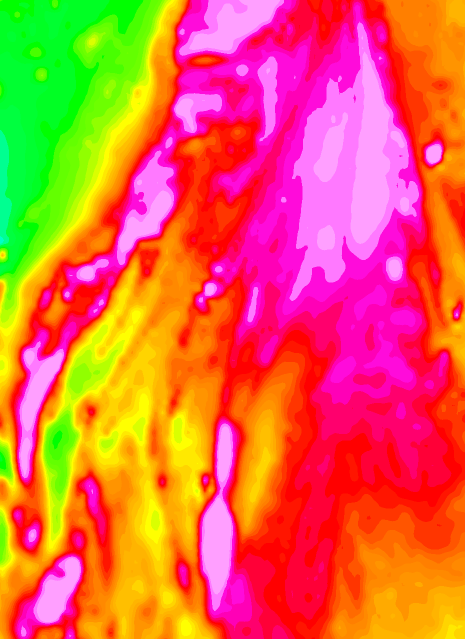
#> input picture RMI_RGB.png, 930 x 1278 px (shown at 1/2 size)
$ jupyter execute Edge_detection_Canny.ipynb   (shell and % lines are left out)
#> lines starting #> are read from the running program, lines starting #| are printed output that depends on the picture; after the words box and inside, x2 and y2 are one past the last pixel; in counts of white or black regions, pixels touching at a corner belong together
## Edge detection of potential-field sources
Edge detection can provide useful information for potential field data interpretation. A contact between a magnetic source and its host rock, and deep-seated faults are two geological phenomena that can be observed by edges in potential field data. So, finding the edges which might be related to possible conduit to hydrothermal fluids (i.e. geological contacts and fault) may lead to the discovery of a mineral deposit.

Image processing techniques are widely used for edge detection for images. Such techniques can be used on magnetic and gravity grids to detect boundaries of magnetic and gravity sources. There are a number of algorithms used in geophysical software packages to create a map showing detected edges. With the recent increase in desire to use open-source libraries for geophysical data processing and mineral potential mapping, it is preferred for many to execute the edge detection step as one of the pre-processing steps in mineral potential mapping in Python.

This script reads a magnetic/gravity grid as a raster file and implement Canny edge detection algorithm on the image. The result can be represented as a raster file for which pixels with True values represent detected edges.

## Import libraries
OpenCV is a library that is widely used in Computer Vision. It contains Canny function which is an operator to detect edges in an image. It is a multi-stage algorithm that uses gradient calculation to detect edges. More information can be found here:

https://opencv-python-tutroals.readthedocs.io/en/latest/py_tutorials/py_imgproc/py_canny/py_canny.html

Although, this step is not necessary (because a raster representing edges is what is needed to be used as input for a mineral potential mapping project), the 'Straight line Hough transform' algorithm is used to to create straight lines from detected edges.
https://scikit-image.org/docs/dev/auto_examples/edges/plot_line_hough_transform.html

[cell 1]
import numpy as np
import cv2 as cv
from skimage.transform import probabilistic_hough_line

import matplotlib.pyplot as plt
from matplotlib import cm

## Import the raster image

The input image for the Canny algorithm should be a single band, gray-scale image.

cv.cvtColor converts an RGB image to gray-scale.

[cell 2]
img=cv.imread('RMI_RGB.png')
#> img is the input picture: shape (1278, 930, 3); mean B, G, R 70.1, 103.4, 231.8
gray = cv.cvtColor(img, cv.COLOR_BGR2GRAY)
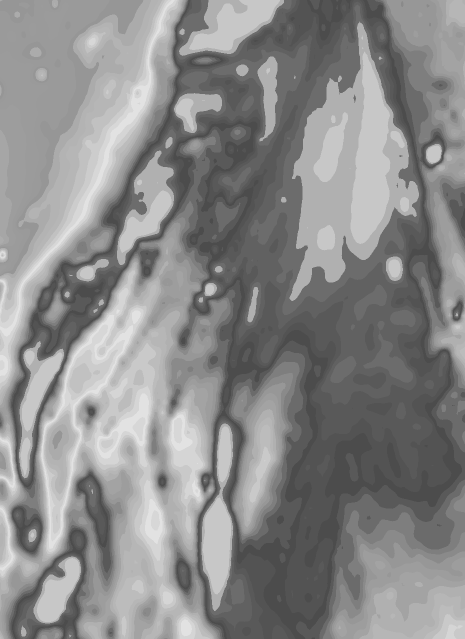
#> gray: shape (1278, 930) (shown at 1/2 size); min 76, max 226, mean 138.1

[cell 3]
#size of the images
print('Original image: {}'.format(img.shape))
#| Original image: (1278, 930, 3)
print('Grayscale image: {}'.format(gray.shape))
#| Grayscale image: (1278, 930)

## Plot the image

[cell 4]
fig, axes = plt.subplots(1,2, figsize=(12,6))
ax = axes.ravel()
ax[0].imshow(img)
ax[0].set_title('RGB image')
axes[0].axis(False)
ax[1].imshow(gray, cmap=cm.gray)
ax[1].set_title('Grayscale image')
axes[1].axis(False)
plt.show()
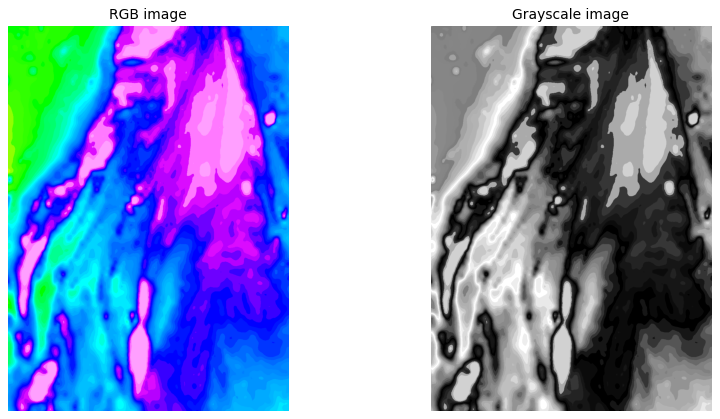
#> figure drawn by matplotlib, 2 panels; B, G, R data is drawn as R, G, B

## Edge detection
Three parameters can be tuned to get a desired result from Canny edge detector algorithm: two parameters for minimum and maximum threshold values, and the aperture size (the size of Sobel kernel used for finding image gradients). The kernel can only take 3, 5 or 7.
The algorithm differentia between strong edges, weak edges and irrelevant edges through ‘Hysteresis Thresholding’ (using minVal and maxVal values). Any edges with intensity gradient more than maxVal are sure to be edges and those below minVal are sure to be non-edges, so discarded. Those who lie between these two thresholds are classified edges or non-edges based on their connectivity. If they are connected to “sure-edge” pixels, they are considered to be part of edges. Otherwise, they are also discarded.
To facilitate getting the input information during parameter tuning, OpenCV provides a function to add a trackbar to an image window. More details about creating trackbars can be found here:

 https://simplycodebased.org/opencv-jetpack/build-a-canny-edge-detector-slider-for-opencv/
 https://docs.opencv.org/3.4/da/d6a/tutorial_trackbar.html

Three parameters for 'probabilistic_hough_line' can also be tuned using trackbars: the minimum line length, the line gap and the general threshold.
By changing the parameters, the results will be shown on two image windows.

[cell 5]
# empty callback function for creating trackar
def callback(foo):
    pass

# create windows and trackbars
cv.namedWindow('edges',cv.WINDOW_NORMAL)
cv.resizeWindow('edges', 600,600)

cv.namedWindow('image',cv.WINDOW_NORMAL)
cv.resizeWindow('image', 600,600)

# trackbars for Canny
cv.createTrackbar('Canny_thr1', 'edges', 50, 300, callback)
cv.createTrackbar('Canny_thr2', 'edges', 112, 300, callback)
cv.createTrackbar('Canny_aperture', 'edges', 0, 2, callback)

# trackbars for probabilistic_hough_line
cv.createTrackbar('HL_thr', 'edges', 12, 300, callback)
cv.createTrackbar('HL_length', 'edges', 1, 300, callback)
cv.createTrackbar('HL_gap', 'edges', 5, 300, callback)

while(True):
    img=cv.imread('RMI_RGB.png')
    gray = cv.cvtColor(img, cv.COLOR_BGR2GRAY)

    # get parameters value from trackbar
    th1 = cv.getTrackbarPos('Canny_thr1', 'edges')
    th2 = cv.getTrackbarPos('Canny_thr2', 'edges')
    apSize = cv.getTrackbarPos('Canny_aperture', 'edges')*2+3


    l_th = cv.getTrackbarPos('HL_thr', 'edges')
    l_length = cv.getTrackbarPos('HL_length', 'edges')
    l_gap = cv.getTrackbarPos('HL_gap', 'edges')
    #------------

    # create edges and lines
    edge = cv.Canny(gray, th1, th2,apertureSize=apSize)
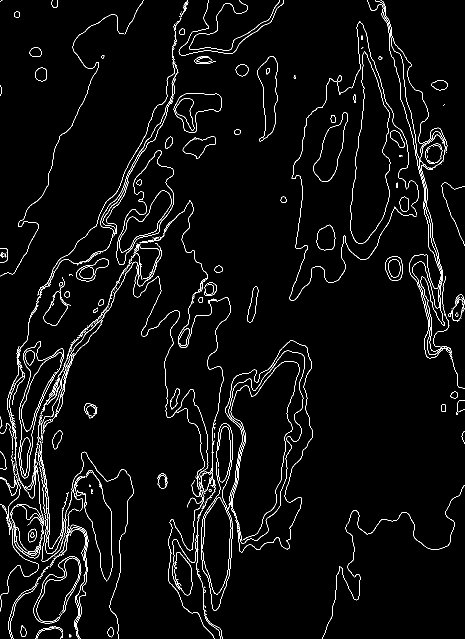
#> edge: shape (1278, 930) (shown at 1/2 size); 3.2% white in thin lines or dots
    lines = probabilistic_hough_line(edge, threshold=l_th, line_length=l_length, line_gap=l_gap, seed=1)
#> lines = 7900 items

    # shows edges and trackbars in a window
    cv.imshow('edges', edge)

    # plot lines (the format is different from plt.plot (x1,x2)(y1,y2))
    for line in lines:
        p0, p1 = line
        cv.line(gray,(p0[0], p0[1]), (p1[0], p1[1]),(0,0,255),1)
#> this loop made 7900 passes
#> (p0, p1) on passes 1 to 3: ((462, 862), (462, 860)), ((181, 660), (183, 657)), ((279, 292), (281, 287))
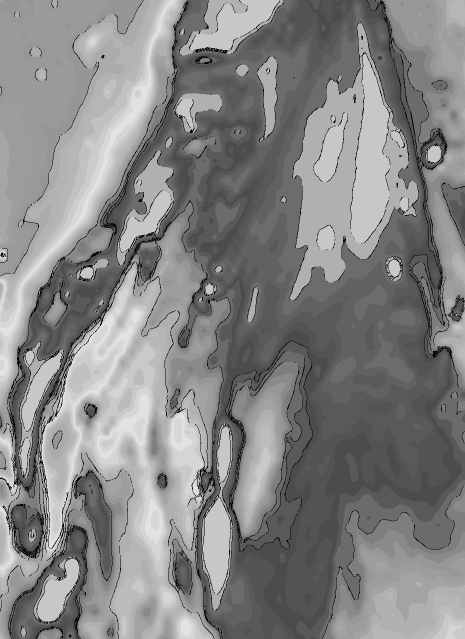
#> gray: shape (1278, 930) (shown at 1/2 size); 3.69% of pixels changed, all inside (x1, y1, x2, y2) = (0, 0, 930, 1278)

    cv.imshow('image',gray)

    # press q to safely close image windows
    if cv.waitKey(1)&0xFF == ord('q'):
#> (key q is pressed here)
        break

cv.destroyAllWindows()
